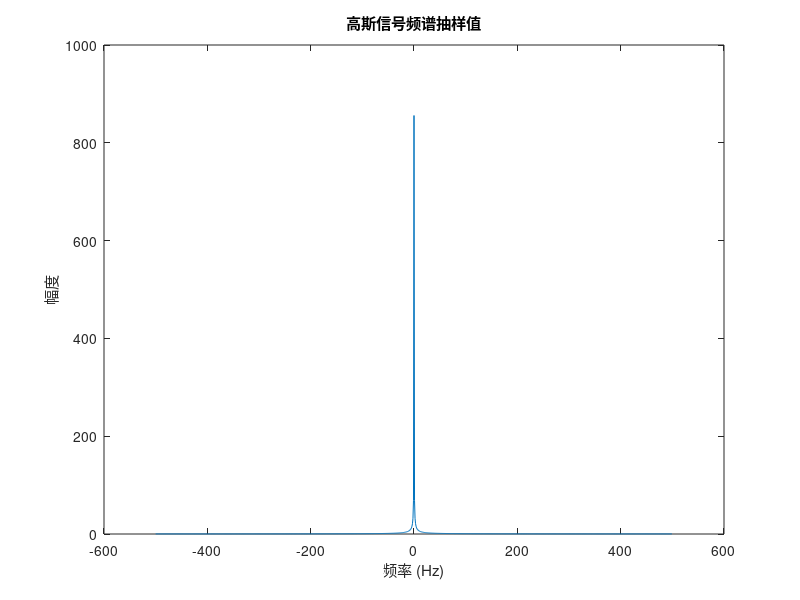

Write the MATLAB code that produced this figure.
% 高斯信号参数
A = 1;      % 振幅
mu = 0;     % 均值
sigma = 1;  % 标准差

% 采样参数
fs = 1000;      % 采样率
T = 1/fs;       % 采样时间间隔
duration = 1;   % 信号持续时间

% 生成时间向量
t = 0:T:duration-T;

% 生成高斯信号
gaussian_signal = A * exp(-(t-mu).^2 / (2*sigma^2));

% 计算信号长度和DFT
N = length(gaussian_signal);
dft = fft(gaussian_signal);

% 计算频率轴
f = (-fs/2):(fs/N):(fs/2-fs/N);

% 绘制频谱抽样值
plot(f, abs(fftshift(dft)));
xlabel('频率 (Hz)');
ylabel('幅度');
title('高斯信号频谱抽样值');
